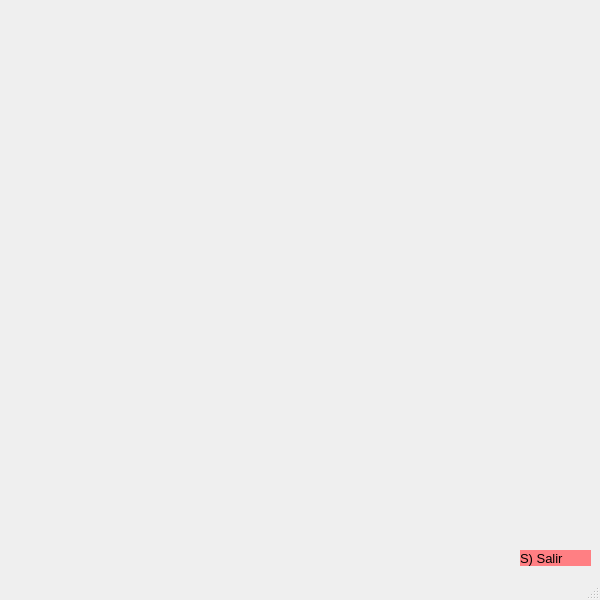
<?xml version="1.0" encoding="UTF-8"?>
<ui version="4.0">
 <class>MainWindow</class>
 <widget class="QMainWindow" name="MainWindow">
  <property name="geometry">
   <rect>
    <x>0</x>
    <y>0</y>
    <width>600</width>
    <height>600</height>
   </rect>
  </property>
  <property name="windowTitle">
   <string>MainWindow</string>
  </property>
  <property name="styleSheet">
   <string notr="true"/>
  </property>
  <widget class="QWidget" name="centralwidget">
   <widget class="QLabel" name="label">
    <property name="geometry">
     <rect>
      <x>520</x>
      <y>550</y>
      <width>71</width>
      <height>16</height>
     </rect>
    </property>
    <property name="font">
     <font>
      <pointsize>10</pointsize>
     </font>
    </property>
    <property name="styleSheet">
     <string notr="true">background-color: rgb(255, 127, 131);
color: rgb(0, 0, 0);</string>
    </property>
    <property name="text">
     <string>S) Salir</string>
    </property>
   </widget>
   <widget class="QLabel" name="label_2">
    <property name="geometry">
     <rect>
      <x>10</x>
      <y>390</y>
      <width>191</width>
      <height>181</height>
     </rect>
    </property>
    <property name="frameShape">
     <enum>QFrame::NoFrame</enum>
    </property>
    <property name="text">
     <string/>
    </property>
   </widget>
  </widget>
  <widget class="QStatusBar" name="statusbar"/>
 </widget>
 <resources/>
 <connections/>
</ui>
